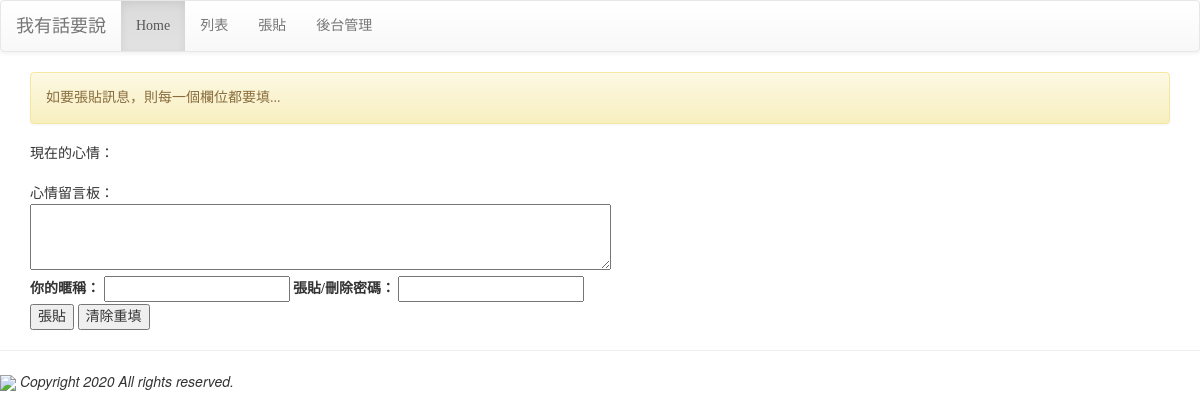
/post/, run on an earlier commit of the app's database.
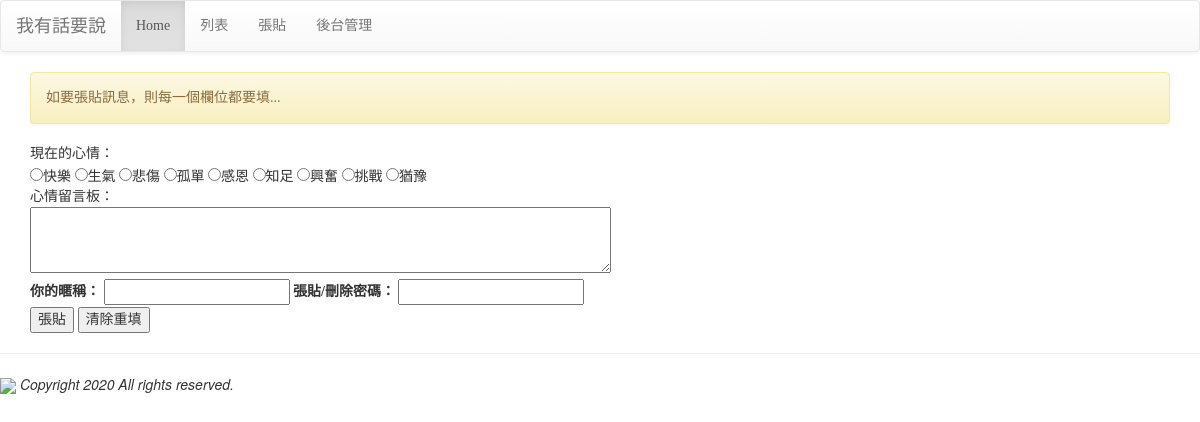
And on a later commit of the database.
### mysite/models.py (models this page shows, shortened)
class Mood(models.Model):
    status = models.CharField(max_length=10, null=False)

### mysite/views.py (the view)
# urls.py: path('post/', views.posting),
def posting(request):
    moods = models.Mood.objects.all()
    try:
        user_id = request.POST['user_id']
        user_pass = request.POST['user_pass']
        user_post = request.POST['user_post']
        user_mood = request.POST['mood']
    except:
        user_id = None
        message = '如要張貼訊息，則每一個欄位都要填...'
    if user_id != None:
        mood = models.Mood.objects.get(status=user_mood)
        post = models.Post.objects.create(mood=mood, nickname=user_id, del_pass=user_pass, message=user_post)
        post.save()
        message='成功儲存！請記得你的編輯密碼[{}]!，訊息需經審查後才會顯示。'.format(user_pass)
    return render(request, 'posting.html', locals())

### mysite/templates/posting.html (shortened to what this page needs)
{% extends "base.html" %}
{% block content %}
<div class='container'>
{% if message %}
    <div class='alert alert-warning'>{{ message }}</div>
{% endif %}
<form name='my form' action='.' method='POST'>
    現在的心情：<br/>
    {% for m in moods %}
    <input type='radio' name='mood' value='{{ m.status }}'>{{ m.status }}
    {% endfor %}
    <br/>
    心情留言板：<br/>
    <textarea name='user_post' rows=3 cols=70></textarea><br/>
    <label for='user_id'>你的暱稱：</label>
    <input id='user_id' type='text' name='user_id'>
    <label for='user_pass'>張貼/刪除密碼：</label>
    <input id='user_pass' type='password' name='user_pass'><br/>
    <input type='submit' value='張貼'>
    <input type='reset' value='清除重填'>
</form>
</div>
{% endblock %}

What changed in the data, as far as the page shows it:
added Mood: status "快樂"
added Mood: status "生氣"
added Mood: status "悲傷"
added Mood: status "孤單"
added Mood: status "感恩"
added Mood: status "知足"
added Mood: status "興奮"
added Mood: status "挑戰"
added Mood: status "猶豫"
